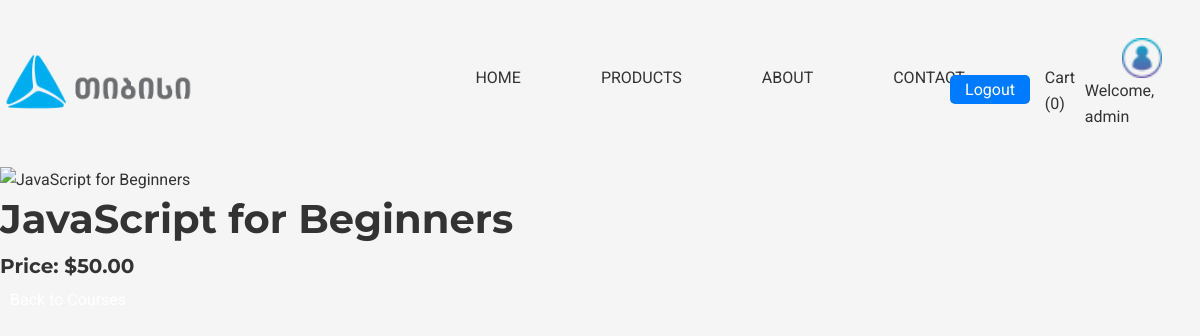
The app's page /course/1 (signed in) with its own data.
### models.py (models this page shows, shortened)
class User(db.Model, UserMixin):
    id = db.Column(db.Integer, primary_key=True)
    username = db.Column(db.String(150), unique=True, nullable=False)
    email = db.Column(db.String(150), unique=True, nullable=False)
    password_hash = db.Column(db.String(128))
    is_admin = db.Column(db.Boolean, default=False)

class Course(db.Model):
    id = db.Column(db.Integer, primary_key=True)
    name = db.Column(db.String(100), nullable=False)
    price = db.Column(db.Float, nullable=False)
    file = db.Column(db.String(255), nullable=False)
    category_id = db.Column(db.Integer, db.ForeignKey('category.id'), nullable=False)

### routes.py (the view)
    @app.route('/course/<int:course_id>')
    def course_details(course_id):
        course = Course.query.get_or_404(course_id)
        return render_template('course_details.html', course=course)

### app.py (called while the page is built)
@login_manager.user_loader
def load_user(user_id):
    return User.query.get(int(user_id))

### templates/course_details.html
{% extends 'base.html' %} {% block content %}
<div class="course-details">
  <img
    src="{{ url_for('static', filename=course.image_url) }}"
    alt="{{ course.name }}"
    style="max-width: 100%"
  />
  <h1>{{ course.name }}</h1>
  <h3>Price: ${{ '%.2f' % course.price }}</h3>
  <a href="{{ url_for('courses_page') }}" class="btn">Back to Courses</a>
</div>
{% endblock %}

### templates/navbar.html (shortened to what this page needs)
<!DOCTYPE html>
<html lang="en">
  <head>
  </head>
  <body>
    <nav>
      <div class="wrapper-navbar">
        <div>
          <a href="/">
            <img src="../static/assets/თიბისი.png" alt="TBC-LOGO"
          /></a>
        </div>
        <ul>
          <li><a href="/">HOME</a></li>
          <li><a href="courses">PRODUCTS</a></li>
          <li><a href="about">ABOUT</a></li>
          <li><a href="contact">CONTACT</a></li>
          <span><a href="/add_to_cart">Cart ({{ cart_items|length }})</a></span>
        </ul>
         {% if session.get('user_id') %}
        <div class="account-info">
          <img
            src="../static/assets/user.png"
            alt="Account Icon"
            style="width: 40px"
          />
          <span>Welcome, {{ session["username"] }}</span>
          <button class="logout-btn">
            <a href="{{ url_for('logout') }}" class="btn btn-danger">Logout</a>
          </button>
        </div>
        {% else %}
        <button><a href="/login">Login</a></button>
        {% endif %}
      </div>
    </nav>
  </body>
</html>

### static/style.css (style rules this page uses)
:root { --primary-color: #007bff; --secondary-color: #ff5722; --background-color: #f5f5f5; --text-color: #333333; --accent-color: #28a745; --white-color: #ffffff; --font-heading: "Montserrat", sans-serif; --font-body: "Roboto", sans-serif; --h1-size: 36px; --h2-size: 30px; --h3-size: 24px; --body-text-size: 16px; --button-padding: 10px 20px; --button-border-radius: 5px; --card-border-radius: 8px; --card-shadow: 0 4px 8px rgba(0, 0, 0, 0.1); --navbar-height: 60px; }
*, *::before, *::after { margin: 0; padding: 0; box-sizing: border-box; }
html { font-size: 16px; }
body { font-family: var(--font-body); font-size: 1rem; line-height: 1.6; background-color: var(--background-color); color: var(--text-color); overflow-x: hidden; }
a { text-decoration: none; color: var(--text-color); transition: color 0.3s ease-in-out; }
h1, h2, h3, h4, h5, h6 { font-family: var(--font-heading); font-weight: bold; line-height: 1.3; }
h1 { font-size: 2.5rem; margin-bottom: 0.5rem; }
h3 { font-size: 1.75rem; margin-bottom: 0.5rem; }
ul, ol { list-style: none; margin-bottom: 1rem; }
li { margin-bottom: 0.5rem; }
button { font-family: var(--font-body); font-size: 1rem; padding: 0.8rem 1.5rem; background-color: var(--primary-color); color: #fff; border: none; border-radius: 5px; cursor: pointer; transition: background-color 0.3s ease-in-out, transform 0.2s ease; }
img { max-width: 100%; height: auto; display: block; object-fit: cover; }
.btn { width: 100%; padding: 10px; border: none; border-radius: 4px; color: white; font-size: 1rem; cursor: pointer; transition: background-color 0.3s ease; }

### static/navbar.css (style rules this page uses)
.wrapper-navbar { display: flex; justify-content: space-between; align-items: center; max-width: 1440px; margin: auto; padding: 35px 0; }
.wrapper-navbar div img { width: 200px; }
ul { display: flex; gap: 80px; padding-top: 30px; padding-left: 280px; }
ul li { cursor: pointer; }
.account-info { display: flex; flex-direction: column; }
.account-info img { margin: auto; }
.logout-btn { position: absolute; right: 170px; bottom: 87%; padding: 5px; }

### static/courses.css (style rules this page uses)
h3 { font-size: 20px; }

### records on screen
User: username "admin"
Course: name "JavaScript for Beginners", price "50.00"

### other values on screen
{{ cart_items|length }} "0"
